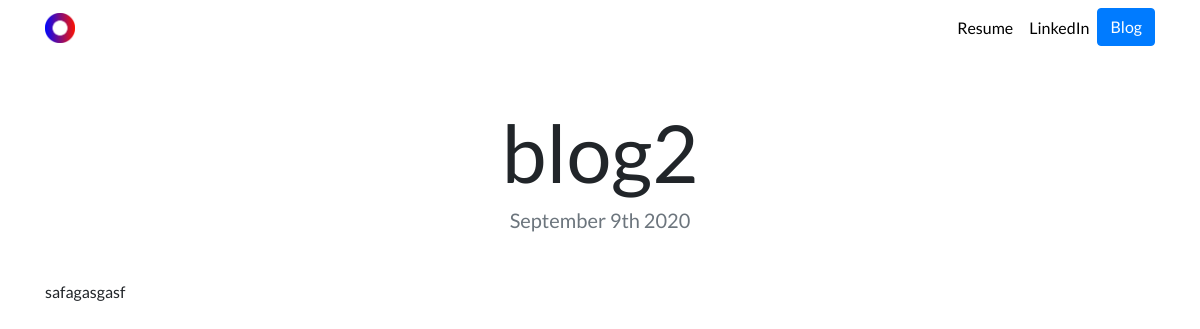
Page /blog/2/ on the earlier database version.
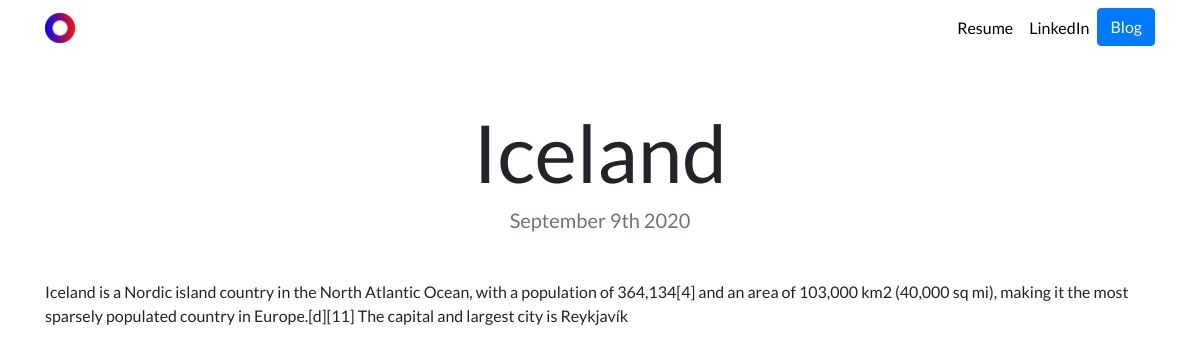
Same page on the later database version.
### blog/models.py (models this page shows)
class Blog(models.Model):
    title = models.CharField(max_length=200)
    description = models.TextField()
    date = models.DateField()

### blog/views.py (the view)
# urls.py: path('<int:blog_id>/', views.detail, name='detail'),
def detail(request, blog_id):
    blog = get_object_or_404(Blog, pk=blog_id)
    return  render(request, 'blog/detail.html', {'blog':blog})

### blog/templates/blog/detail.html
{% extends "portfolio/base.html" %}
{% load static %}
{% block content %}
<h1 class="text-center mt-5" id="blogdetailtitle">{{ blog.title }}</h1>
<h5 class="text-center text-muted mb-5">{{ blog.date|date:'F jS Y' }}</h5>
{{ blog.description|safe }}
{% endblock %}

Differences in the rows shown:
changed Blog: title "blog2" → "Iceland"; description "safagasgasf" → "Iceland is a Nordic island country in the North Atlantic Ocean, with a population of 364,134[4] and an area of 103,000 km2 (40,000 sq mi), making it the most sparsely populated country in Europe.[d][11] The capital and largest city is Reykjavík"
